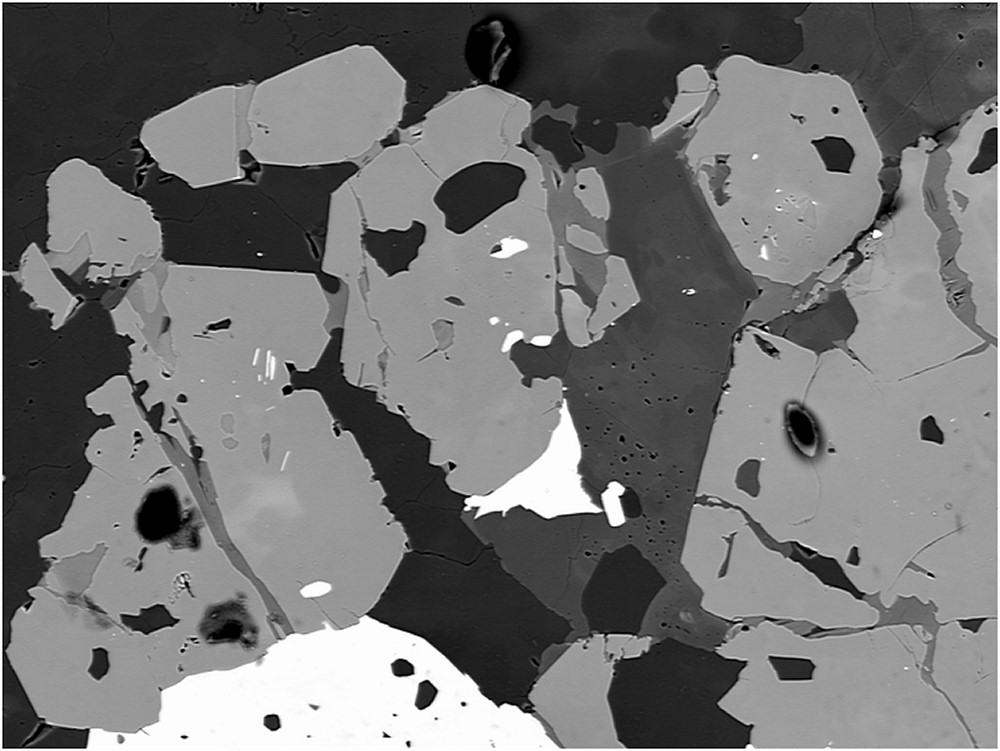
#> input picture images/BSE_Image.jpg, 1000 x 751 px, found by its file name
$ python 051-Kmeans_using_opencv.py
#> lines starting #> are read from the running program, lines starting #| are printed output that depends on the picture
# https://www.youtube.com/watch?v=6CqRnx6Ic48

import numpy as np
import cv2
import matplotlib.pyplot as plt

img = cv2.imread("D:/DS_python/Python-for-microscopists/images/BSE_Image.jpg")
#> img is the input picture: shape (751, 1000, 3); min 0, max 255, mean 115.2


# Convert MxNx3 image into Kx3 where K=MxN
img2 = img.reshape((-1,3))  #-1 reshape means, in this case MxN

#We convert the unit8 values to float as it is a requirement of the k-means method of OpenCV
img2 = np.float32(img2)

#Define criteria, number of clusters and apply k-means
#When this criterion is satisfied, the algorithm iteration stops.
#cv.TERM_CRITERIA_EPS — stop the algorithm iteration if specified accuracy, epsilon, is reached.
#cv.TERM_CRITERIA_MAX_ITER — stop the algorithm after the specified number of iterations, max_iter.
#cv.TERM_CRITERIA_EPS + cv.TERM_CRITERIA_MAX_ITER — stop the iteration when any of the above condition is met.
#Max iterations, in this example 10.
#Epsilon, required accuracy, in this example 1.0

criteria = (cv2.TERM_CRITERIA_EPS + cv2.TERM_CRITERIA_MAX_ITER, 10, 1.0)

# Number of clusters
k = 4

# Number of attempts, number of times algorithm is executed using different initial labelings.
#Algorithm return labels that yield best compactness.
#compactness : It is the sum of squared distance from each point to their corresponding centers.

attempts = 10

#other flags needed as inputs for K-means
#Specify how initial seeds are taken.
#Two options, cv.KMEANS_PP_CENTERS and cv.KMEANS_RANDOM_CENTERS

ret,label,center=cv2.kmeans(img2, k, None, criteria, attempts, cv2.KMEANS_PP_CENTERS)
#> ret = 257897024; center = [[35.71, 35.71, 35.71], [251.4, 251.4, 251.4], [153.2, 153.2, 153.2], [76, 76, 76]]

#cv2.kmeans outputs 2 parameters.
#1 COmpactness.
#2 Labels: Label array.
#3 Center. the array of centers of clusters. For k=4 we will have 4 centers.
#For RGB image, we will have center for each image, so tota 4x3 = 12.
#Now convert center values from float32 back into uint8.
center = np.uint8(center)
#> center = [[35, 35, 35], [251, 251, 251], [153, 153, 153], [76, 76, 76]]

#Next, we have to access the labels to regenerate the clustered image
res = center[label.flatten()]
res2 = res.reshape((img.shape)) #Reshape labels to the size of original image
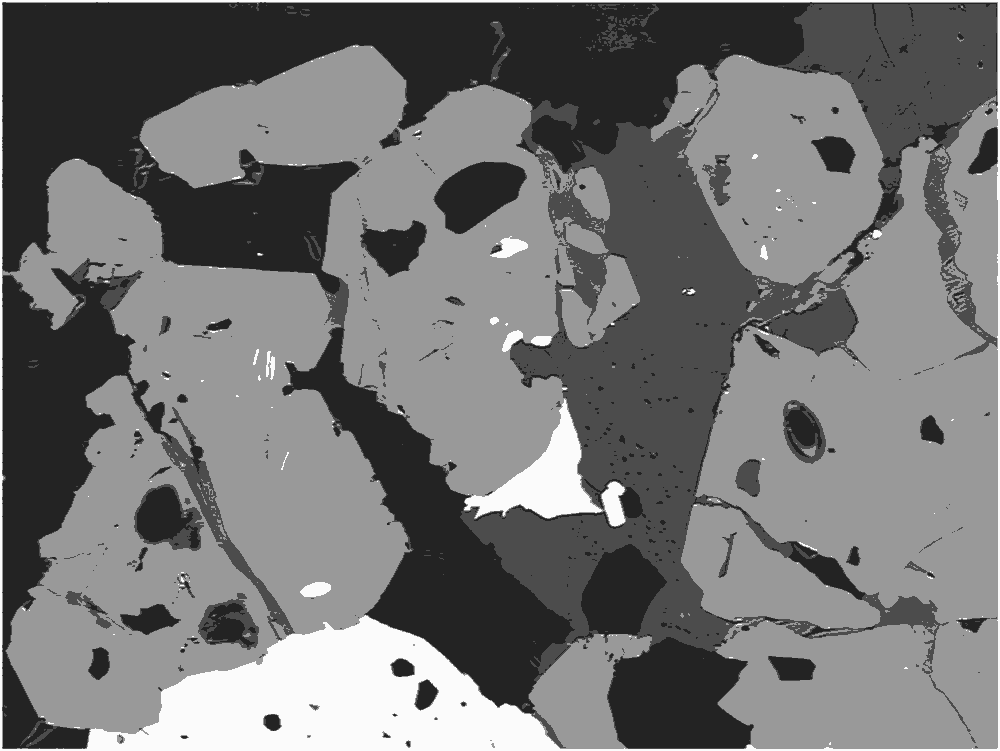
#> res2: shape (751, 1000, 3); min 35, max 251, mean 114.9
cv2.imwrite("D:/DS_python/Python-for-microscopists/images/segmented.jpg", res2)


#Now let us visualize the output result
figure_size = 15
plt.figure(figsize=(figure_size,figure_size))
plt.subplot(1,2,1),plt.imshow(img)
plt.title('Original Image'), plt.xticks([]), plt.yticks([])
plt.subplot(1,2,2),plt.imshow(res2)
plt.title('Segmented Image when K = %i' % k), plt.xticks([]), plt.yticks([])
plt.show()
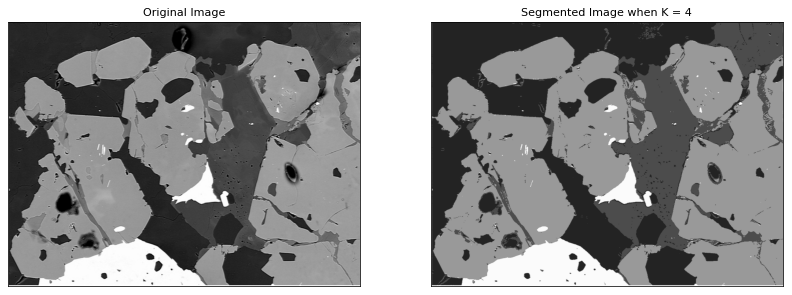
#> figure drawn by matplotlib, 2 panels
